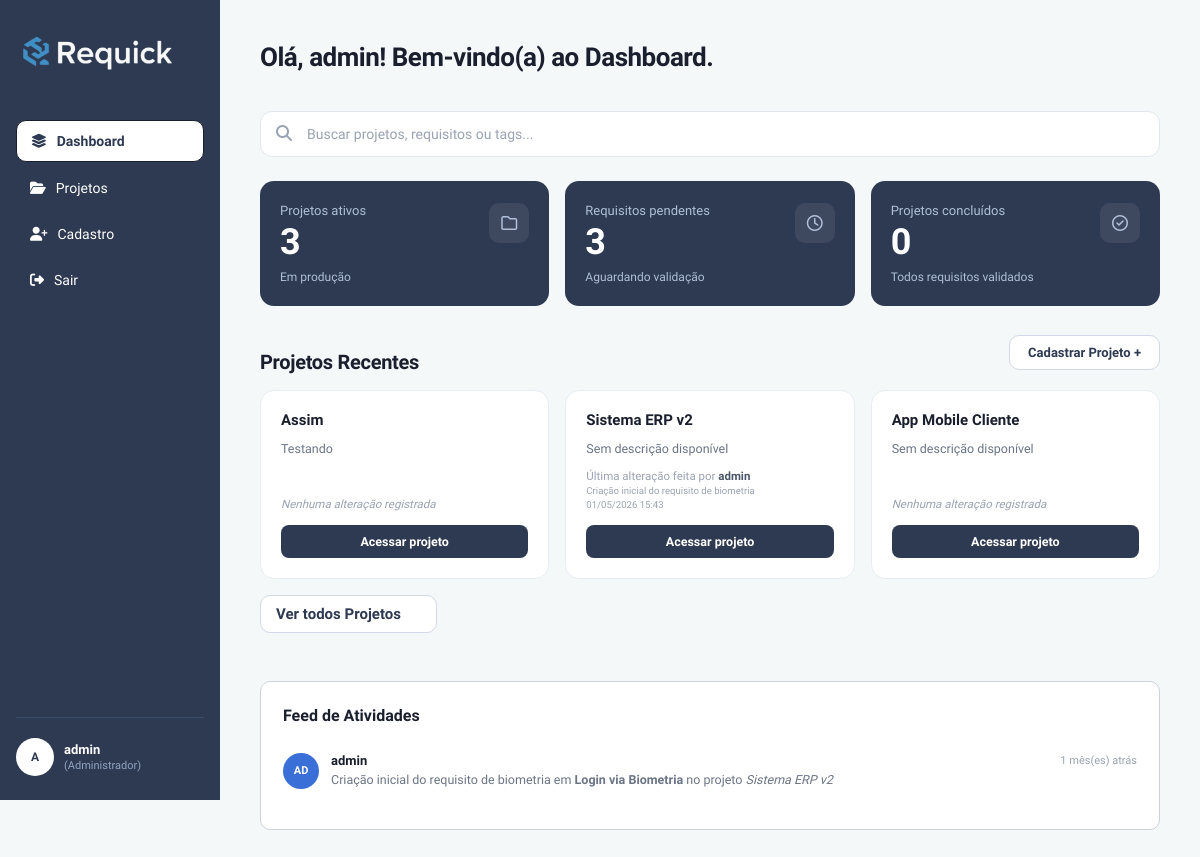
Page /php/dashboard.php (signed in) on the earlier database version.
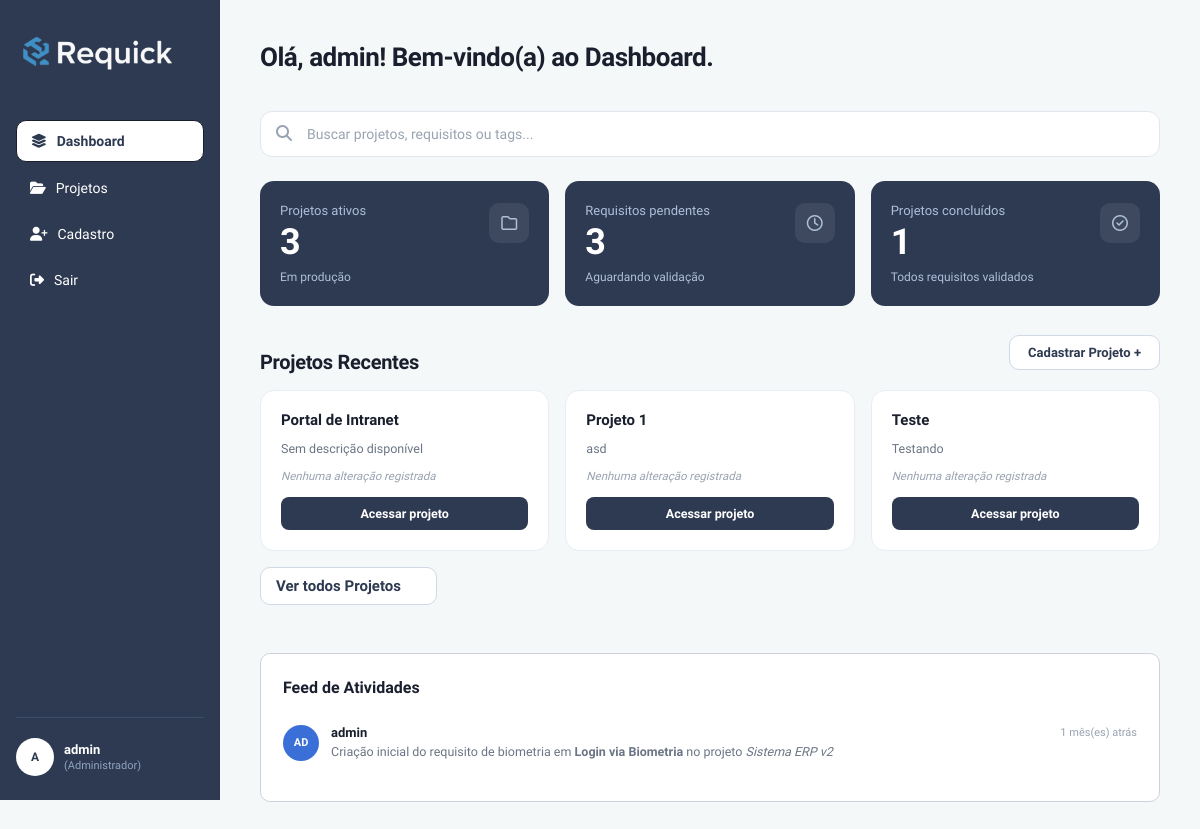
Same page on the later database version.
### tables this page shows
CREATE TABLE `tb_projetos` (
  `id` int(11) NOT NULL,
  `nome_projeto` varchar(150) NOT NULL,
  `data_criacao` date NOT NULL,
  `id_empresa` int(11) DEFAULT NULL,
  `descricao` text DEFAULT NULL,
  `status_projeto` tinyint(1) NOT NULL DEFAULT 0,
  `escopo_inicial` text NOT NULL DEFAULT 'não definido'
);

CREATE TABLE `tb_historico` (
  `id` int(11) NOT NULL,
  `data` datetime DEFAULT current_timestamp(),
  `modificacao` text NOT NULL,
  `autor` int(11) DEFAULT NULL,
  `id_requisito` int(11) DEFAULT NULL,
  `id_projeto` int(11) DEFAULT NULL
);

CREATE TABLE `tb_usuarios` (
  `id` int(11) NOT NULL,
  `nome` varchar(100) NOT NULL,
  `email` varchar(100) NOT NULL,
  `tipo_usuario` varchar(50) DEFAULT NULL,
  `especializacao` varchar(100) DEFAULT NULL,
  `senha` varchar(255) NOT NULL,
  `id_empresa` int(11) DEFAULT NULL,
  `status` enum('ativo','inativo') NOT NULL DEFAULT 'ativo'
);

CREATE TABLE `tb_requisitos` (
  `id` int(11) NOT NULL,
  `titulo_requisito` varchar(255) NOT NULL,
  `descricao_requisito` text DEFAULT NULL,
  `tipo` enum('Funcional','Nao Funcional') NOT NULL,
  `prioridade` varchar(20) DEFAULT NULL,
  `responsavel` varchar(100) DEFAULT NULL,
  `autor` varchar(100) DEFAULT NULL,
  `data_modificacao` datetime DEFAULT current_timestamp() ON UPDATE current_timestamp(),
  `id_projeto` int(11) DEFAULT NULL,
  `status_req` tinyint(1) NOT NULL
);

### php/dashboard.php (the view, shortened to what the changed rows need)
<?php
require_once '../config/conexao.php';
$idEmpresaUsuario = $_SESSION['usuario_empresa'] ?? null;
$idUsuarioLogado  = $_SESSION['usuario_id']      ?? null;
?>
<!DOCTYPE html>
<html lang="pt-BR">
<head>
    <link rel="stylesheet" href="../css/style.css" />
    <link rel="stylesheet" href="../css/projetos.css" />
    <link rel="stylesheet" href="../css/modal.css">
    <link rel="stylesheet" href="https://cdnjs.cloudflare.com/ajax/libs/font-awesome/6.5.1/css/all.min.css">
</head>
<body>
    <div class="ConteudoPrincipal">
        <header class="CabecalhoPagina">
            <h1 class="TituloBoasVindas">Olá, <?= isset($_SESSION['usuario_nome']) ? htmlspecialchars($_SESSION['usuario_nome']) : 'Visitante' ?>! Bem-vindo(a) ao Dashboard.</h1>
        </header>
        <?php
        $sqlConcluidos = "
            SELECT COUNT(*) AS total FROM (
                SELECT p.id
                FROM tb_projetos p
                INNER JOIN tb_requisitos r ON r.id_projeto = p.id
                GROUP BY p.id
                HAVING COUNT(r.id) > 0
                   AND SUM(CASE WHEN r.status_req = 0 THEN 1 ELSE 0 END) = 0
            ) AS concluidos
        ";
        $totalConcluidos = $pdo->query($sqlConcluidos)->fetchColumn();
        ?>
        <div class="GradeEstatisticas">
            <div class="CardEstatistica CardEstatisticaEscuro">
                <div class="InfoCard">
                    <p class="LabelCard">Projetos concluídos</p>
                    <p class="NumeroCard"><?= $totalConcluidos ?></p>
                    <p class="SubtituloCard">Todos requisitos validados</p>
                </div>
            </div>
        </div>
        <div class="SecaoProjetos">
            <div class="CabecalhoProjetos">
                <h2 class="TituloSecao">Projetos Recentes</h2>
            </div>
            <div class="GradeProjetos">
                <?php
                $sqlRecentes = "
                    SELECT
                        p.id,
                        p.nome_projeto,
                        p.descricao,
                        p.id_empresa,
                        h_ult.autor            AS autor,
                        h_ult.modificacao      AS modificacao,
                        h_ult.data_modificacao AS data_modificacao
                    FROM tb_projetos p
                    INNER JOIN (
                        SELECT id_projeto, MAX(data_acesso) AS ultimo_acesso
                        FROM tb_log_acesso_projeto
                        WHERE id_usuario = :id_usuario
                        GROUP BY id_projeto
                        ORDER BY ultimo_acesso DESC
                        LIMIT 3
                    ) AS acessos ON acessos.id_projeto = p.id
                    LEFT JOIN (
                        SELECT
                            r.id_projeto,
                            u.nome         AS autor,
                            h.modificacao,
                            h.data         AS data_modificacao
                        FROM tb_historico h
                        INNER JOIN tb_usuarios   u ON u.id = h.autor
                        INNER JOIN tb_requisitos r ON r.id = h.id_requisito
                        WHERE h.data = (
                            SELECT MAX(h2.data)
                            FROM tb_historico h2
                            INNER JOIN tb_requisitos r2 ON r2.id = h2.id_requisito
                            WHERE r2.id_projeto = r.id_projeto
                        )
                    ) AS h_ult ON h_ult.id_projeto = p.id
                ";
                $sqlRecentes .= " ORDER BY acessos.ultimo_acesso DESC";
                $stmtRecentes = $pdo->prepare($sqlRecentes);
                $stmtRecentes->bindValue(':id_usuario', $idUsuarioLogado, PDO::PARAM_INT);
                $stmtRecentes->execute();
                $projetosRecentes = $stmtRecentes->fetchAll(PDO::FETCH_ASSOC);
                ?>
                <?php if (empty($projetosRecentes)): ?>
                    <p style="color: #666; font-size: 0.9rem;">Nenhum projeto acessado recentemente.</p>
                <?php else: ?>
                    <?php foreach ($projetosRecentes as $projeto): ?>
                        <div class="CardProjeto">
                            <h3 class="NomeProjeto">
                                <?= htmlspecialchars($projeto['nome_projeto']) ?>
                            </h3>
                            <p class="DescricaoProjeto">
                                <?= !empty($projeto['descricao'])
                                    ? htmlspecialchars($projeto['descricao'])
                                    : 'Sem descrição disponível' ?>
                            </p>
                            <p class="AutorAlteracao">
                                <?php if (!empty($projeto['autor'])): ?>
                                    Última alteração feita por
                                    <strong><?= htmlspecialchars($projeto['autor']) ?></strong>
                                    <br>
                                    <small><?= htmlspecialchars($projeto['modificacao']) ?></small>
                                    <br>
                                    <small><?= date('d/m/Y H:i', strtotime($projeto['data_modificacao'])) ?></small>
                                <?php else: ?>
                                    <em>Nenhuma alteração registrada</em>
                                <?php endif; ?>
                            </p>
                            <a href="projeto.php?id=<?= $projeto['id'] ?>" class="BotaoAcessar">
                                Acessar projeto
                            </a>
                        </div>
                    <?php endforeach; ?>
                <?php endif; ?>
            </div>
        </div>
        <div class="FeedAtividades">
            <h2 class="TituloFeed">Feed de Atividades</h2>
            <ul class="ListaAtividades">
                <?php
                if (!function_exists('tempoAtras')) {
                    function tempoAtras($data) {
                        $agora     = new DateTime();
                        $dataBanco = new DateTime($data);
                        $diferenca = $agora->diff($dataBanco);
                        if ($diferenca->m > 0) return $diferenca->m . ' mês(es) atrás';
                        return 'agora mesmo';
                    }
                }
                $sqlFeed = "
                    SELECT
                        h.modificacao,
                        h.data,
                        u.nome  AS autor_nome,
                        r.titulo_requisito,
                        p.nome_projeto
                    FROM tb_historico h
                    INNER JOIN tb_usuarios   u ON u.id = h.autor
                    INNER JOIN tb_requisitos r ON r.id = h.id_requisito
                    INNER JOIN tb_projetos   p ON p.id = r.id_projeto
                    WHERE p.id_empresa = :id_empresa
                    ORDER BY h.data DESC
                    LIMIT 10
                ";
                try {
                    $stmtFeed = $pdo->prepare($sqlFeed);
                    $stmtFeed->execute(['id_empresa' => $idEmpresaUsuario]);
                    $atividades = $stmtFeed->fetchAll(PDO::FETCH_ASSOC);
                    if (count($atividades) > 0) {
                        foreach ($atividades as $atividade):
                            $partesNome = explode(' ', trim($atividade['autor_nome']));
                            if (count($partesNome) >= 2) {
                                $iniciais = strtoupper(substr($partesNome[0], 0, 1) . substr(end($partesNome), 0, 1));
                            } else {
                                $iniciais = strtoupper(substr($partesNome[0], 0, 2));
                            }
                ?>
                            <li class="ItemAtividade">
                                <div class="AvatarAtividade"><?= htmlspecialchars($iniciais) ?></div>
                                <div class="ConteudoAtividade">
                                    <div class="LinhaAtividade">
                                        <p class="NomeAtividade"><?= htmlspecialchars($atividade['autor_nome']) ?></p>
                                        <p class="TempoAtividade"><?= tempoAtras($atividade['data']) ?></p>
                                    </div>
                                    <p class="TextoAtividade">
                                        <?= htmlspecialchars($atividade['modificacao']) ?> em
                                        <strong><?= htmlspecialchars($atividade['titulo_requisito']) ?></strong>
                                        no projeto <em><?= htmlspecialchars($atividade['nome_projeto']) ?></em>
                                    </p>
                                </div>
                            </li>
                <?php
                        endforeach;
                    } else {
                        echo "<p style='color: #666; font-size: 0.9rem;'>Nenhuma atividade recente encontrada nos projetos da sua empresa.</p>";
                    }
                } catch (PDOException $e) {
                    echo "<p style='color: red;'>Erro ao carregar o feed de atividades: " . htmlspecialchars($e->getMessage()) . "</p>";
                }
                ?>
            </ul>
        </div>
    </div>
</body>
</html>

Differences in the rows shown:
no longer on this page (row unchanged): tb_projetos: nome_projeto "Assim", descricao "Testando", shows "Nenhuma alteração registrada"
no longer on this page (row unchanged): tb_projetos: nome_projeto "Sistema ERP v2", shows "Sem descrição disponível", autor "admin", modificacao "Criação inicial do requisito de biometria", data_modificacao "01/05/2026 15:43"
no longer on this page (row unchanged): tb_projetos: nome_projeto "App Mobile Cliente", shows "Sem descrição disponível", shows "Nenhuma alteração registrada"
now on this page (row unchanged): tb_projetos: nome_projeto "Portal de Intranet", shows "Sem descrição disponível", shows "Nenhuma alteração registrada"
added tb_projetos: nome_projeto "Projeto 1", descricao "asd", shows "Nenhuma alteração registrada"
added tb_projetos: nome_projeto "Teste", descricao "Testando", shows "Nenhuma alteração registrada"
Other differences:
$totalConcluidos: "0" → "1"
